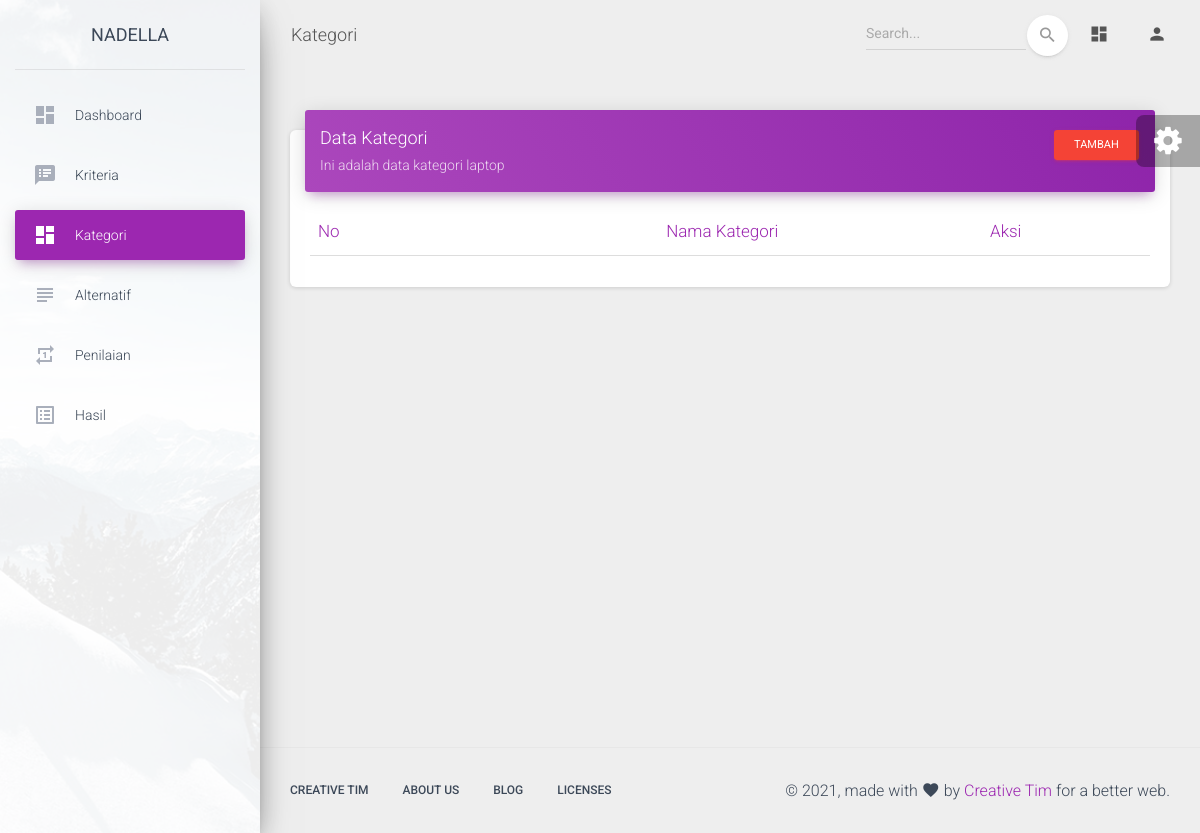
/kategori.php, run on an earlier commit of the app's database.
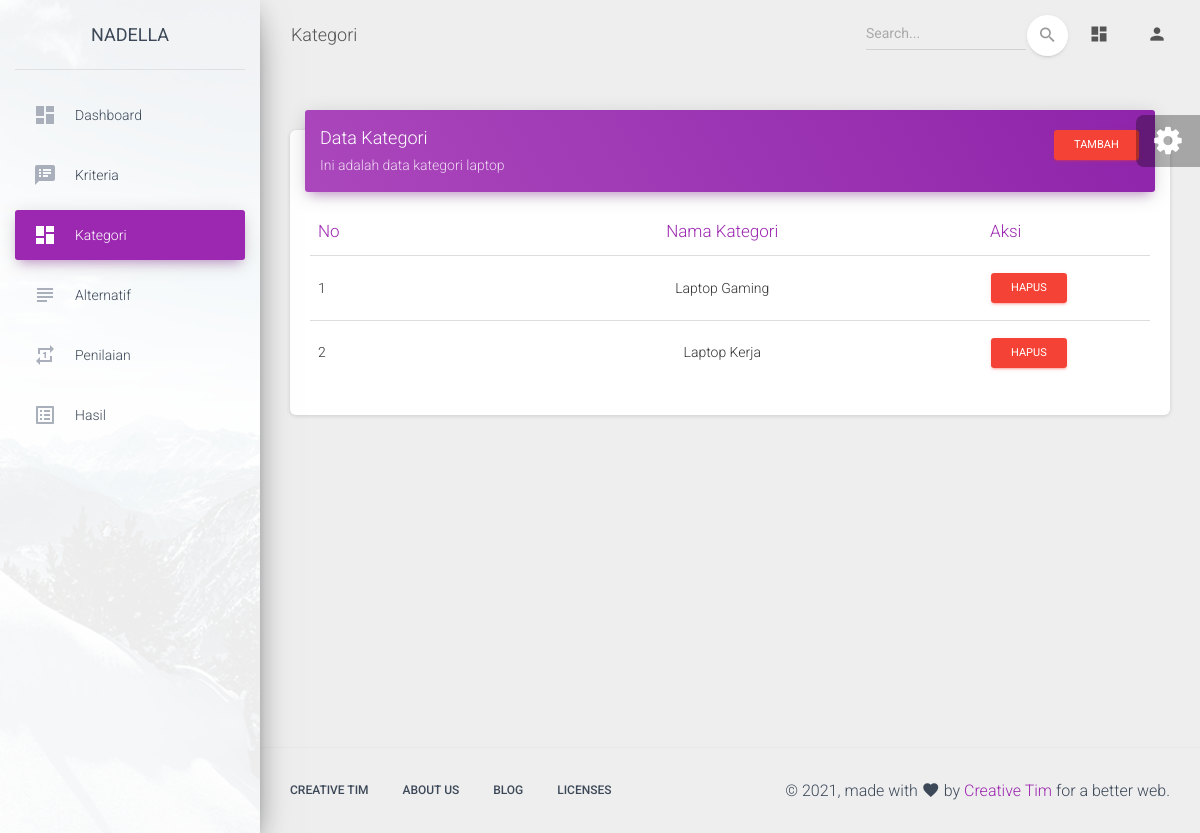
And on a later commit of the database.
### tables this page shows
CREATE TABLE `kategori_saw` (
  `id_kategori` int(11) NOT NULL,
  `nama_kategori` varchar(255) NOT NULL
);

### Saw.php (called while the page is built, shortened)
<?php
class Saw
{
  private $db;
  function __construct()
  {
    $this->db = new PDO('mysql:host=localhost;dbname=spk_laptop', "root", "");
  }
  public function get_data_kategori(){
    $stmt = $this->db->prepare("SELECT*FROM kategori_saw");
    $stmt->execute();
    return $stmt;
  }
}
 ?>

### kategori.php (the view, shortened to what this page needs)
<?php
    include('header.php');
?>
<div class="main-panel">
    <nav class="navbar navbar-expand-lg navbar-transparent navbar-absolute fixed-top ">
        <div class="container-fluid">
            <div class="navbar-wrapper">
                <a class="navbar-brand" href="javascript:;">Kategori</a>
            </div>
            <div class="collapse navbar-collapse justify-content-end">
                <form class="navbar-form">
                    <div class="input-group no-border">
                        <input type="text" value="" class="form-control" placeholder="Search...">
                        <button type="submit" class="btn btn-white btn-round btn-just-icon">
                            <i class="material-icons">search</i>
                            <div class="ripple-container"></div>
                        </button>
                    </div>
                </form>
                <ul class="navbar-nav">
                    <li class="nav-item">
                        <a class="nav-link" href="javascript:;">
                            <i class="material-icons">dashboard</i>
                        </a>
                    </li>
                    <li class="nav-item dropdown">
                        <a class="nav-link" href="javascript:;" id="navbarDropdownProfile" data-toggle="dropdown"
                            aria-haspopup="true" aria-expanded="false">
                            <i class="material-icons">person</i>
                        </a>
                    </li>
                </ul>
            </div>
        </div>
    </nav>
    <div class="content">
        <div class="container-fluid">
            <div class="row">
                <div class="col-md-12">
                    <div class="card">
                        <div class="card-header card-header-primary">
                            <div class="row">
                                <div class="col-lg-6">
                                    <h4 class="card-title ">Data Kategori</h4>
                                    <p class="card-category"> Ini adalah data kategori laptop</p>
                                </div>
                                <div class="col-lg-6">
                                    <a href="addkategori.php"><button
                                            class="btn btn-danger btn-sm float-right">Tambah</button></a>
                                </div>
                            </div>
                        </div>
                        <div class="card-body">
                            <div class="table-responsive">
                                <table class="table">
                                    <thead class=" text-primary">
                                        <th>
                                            No
                                        </th>
                                        <th style="text-align: center;">
                                            Nama Kategori
                                        </th>
                                        <th width="20%">Aksi</th>
                                    </thead>
                                    <tbody>
                                        <?php
                                        $no=1;
                                        $kategori = $saw->get_data_kategori();
                                        while ($data_kategori = $kategori->fetch(PDO::FETCH_ASSOC)) {
                                        ?>
                                        <tr>
                                            <td><?=$no++?></td>
                                            <td align="center"><?php echo $data_kategori['nama_kategori']; ?></td>
                                            <td>
                                                <a onclick="return confirm('Data akan dihapus!')" href="kategori.php?hapus_kategori=<?=$data_kategori['id_kategori']?>">
                                                    <button type="button" class="btn btn-danger btn-sm">Hapus</button>
                                                </a>
                                            </td>
                                        </tr>
                                        <?php } ?>
                                    </tbody>
                                </table>
                            </div>
                        </div>
                    </div>
                </div>
            </div>
        </div>
    </div>
    <?php
  include('footer.php');
?>

What changed in the data, as far as the page shows it:
added kategori_saw: nama_kategori "Laptop Gaming"
added kategori_saw: nama_kategori "Laptop Kerja"
